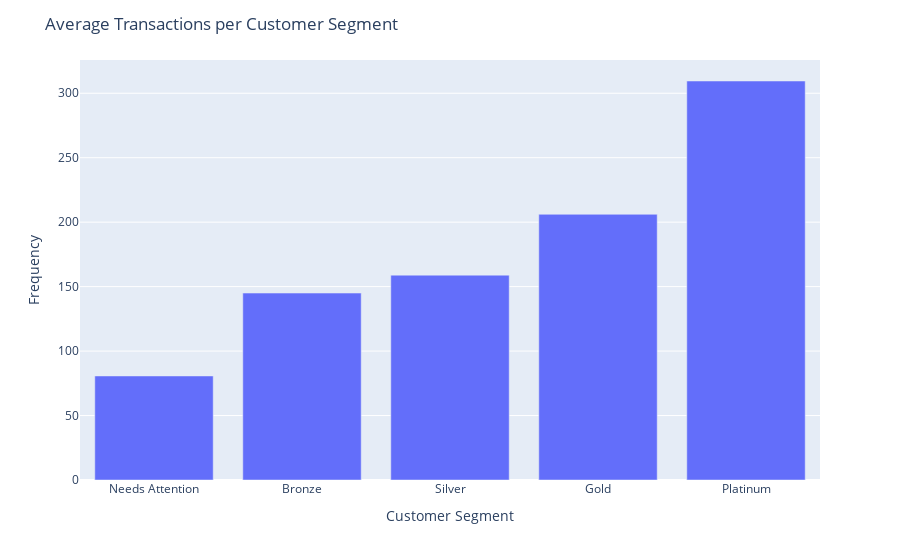

Notebook code cell kept with this figure:
### Code cell
#Plot Average Transactions Per Customer Segment
meanfeq = base_table.groupby('RFM_Level')['frequency'].agg('mean').round(1)
sortedfeq = meanfeq.sort_values(ascending = True)
fig = px.bar(sortedfeq, 
             x=sortedfeq.index,
             y=sortedfeq, 
             labels={'y':'Frequency', 'RFM_Level' : 'Customer Segment'})
fig.update_layout(title_text='Average Transactions per Customer Segment')
fig.show()

### Figure 1 — Plotly figure (JSON) as saved in the notebook; plotly's stock layout.template omitted (floating-point values rounded to 4 significant figures)
{"data": [{"alignmentgroup": "True", "hovertemplate": "Customer Segment=%{x}<br>Frequency=%{y}<extra></extra>", "legendgroup": "", "marker": {"color": "#636efa", "pattern": {"shape": ""}}, "name": "", "offsetgroup": "", "orientation": "v", "showlegend": false, "textposition": "auto", "type": "bar", "x": ["Needs Attention", "Bronze", "Silver", "Gold", "Platinum"], "xaxis": "x", "y": [80.7, 145, 158.9, 206.1, 309.5], "yaxis": "y"}], "layout": {"barmode": "relative", "legend": {"tracegroupgap": 0}, "margin": {"t": 60}, "title": {"text": "Average Transactions per Customer Segment"}, "xaxis": {"anchor": "y", "domain": [0, 1], "title": {"text": "Customer Segment"}}, "yaxis": {"anchor": "x", "domain": [0, 1], "title": {"text": "Frequency"}}}}
